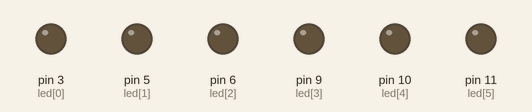
Recording of a sketch running on a simulated Arduino Uno, built with avr-gcc and run on an emulated ATmega328P. On the bench: output pins drawn as LEDs (lit = HIGH).

Above: at 2.6 s.
Timing chart, 0 to 40.0 s (numbered marks = the images above):
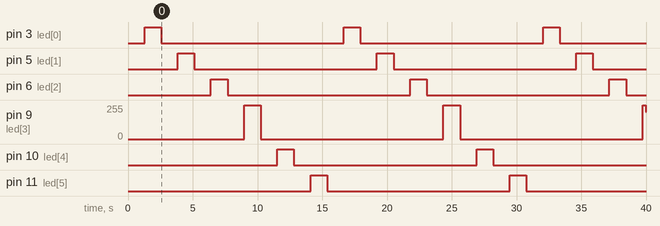

Measured:
- by itself, pin 3 (led[0]), pin 5 (led[1]), pin 6 (led[2]), pin 10 (led[4]), pin 11 (led[5]): alternates HIGH for 1.3 s and LOW for 14.1 s
- by itself, pin 9 (led[3]): 0/255 → 255/255 at 9.0 s, → 0/255 1.3 s later, → 255/255 14.1 s later, → 0/255 1.3 s later, … (6 changes in this stretch)

The sketch:

fade.ino
```cpp
int led[] = {3, 5, 6, 9, 10, 11};
int b = 0;
int j = 0;

void setup()
{
}
void loop()
{
  for (b = 0; b <= 255; b++) {
    analogWrite(led[j], b);
    delayMicroseconds(5000);
  }

  for (b = 255; b >= 0; b--) {
    analogWrite(led[j], b);
    delayMicroseconds(5000);
  }

  j++;
  if (j == 6) {
    j = 0;
  }
}
```
